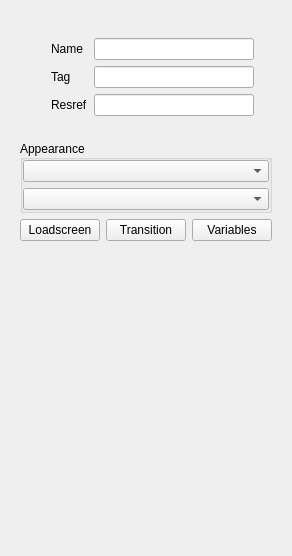
<?xml version="1.0" encoding="UTF-8"?>
<ui version="4.0">
 <class>DoorGeneralView</class>
 <widget class="QWidget" name="DoorGeneralView">
  <property name="geometry">
   <rect>
    <x>0</x>
    <y>0</y>
    <width>221</width>
    <height>556</height>
   </rect>
  </property>
  <property name="windowTitle">
   <string>Form</string>
  </property>
  <layout class="QHBoxLayout" name="horizontalLayout">
   <item>
    <widget class="QWidget" name="widget" native="true">
     <layout class="QVBoxLayout" name="verticalLayout">
      <item>
       <widget class="QWidget" name="widget_5" native="true">
        <property name="sizePolicy">
         <sizepolicy hsizetype="Preferred" vsizetype="Fixed">
          <horstretch>0</horstretch>
          <verstretch>0</verstretch>
         </sizepolicy>
        </property>
        <layout class="QHBoxLayout" name="horizontalLayout_4">
         <item>
          <widget class="QLabel" name="portrait">
           <property name="sizePolicy">
            <sizepolicy hsizetype="Preferred" vsizetype="Fixed">
             <horstretch>0</horstretch>
             <verstretch>0</verstretch>
            </sizepolicy>
           </property>
           <property name="text">
            <string/>
           </property>
          </widget>
         </item>
         <item>
          <widget class="QWidget" name="widget_2" native="true">
           <property name="sizePolicy">
            <sizepolicy hsizetype="Preferred" vsizetype="Fixed">
             <horstretch>0</horstretch>
             <verstretch>0</verstretch>
            </sizepolicy>
           </property>
           <layout class="QGridLayout" name="gridLayout">
            <item row="0" column="0">
             <widget class="QLabel" name="label">
              <property name="text">
               <string>Name</string>
              </property>
             </widget>
            </item>
            <item row="0" column="1">
             <widget class="StrrefLineEdit" name="name"/>
            </item>
            <item row="1" column="0">
             <widget class="QLabel" name="label_2">
              <property name="text">
               <string>Tag</string>
              </property>
             </widget>
            </item>
            <item row="1" column="1">
             <widget class="QLineEdit" name="tag"/>
            </item>
            <item row="2" column="0">
             <widget class="QLabel" name="label_3">
              <property name="text">
               <string>Resref</string>
              </property>
             </widget>
            </item>
            <item row="2" column="1">
             <widget class="QLineEdit" name="resref"/>
            </item>
           </layout>
          </widget>
         </item>
        </layout>
       </widget>
      </item>
      <item>
       <widget class="QGroupBox" name="groupBox">
        <property name="sizePolicy">
         <sizepolicy hsizetype="Preferred" vsizetype="Fixed">
          <horstretch>0</horstretch>
          <verstretch>0</verstretch>
         </sizepolicy>
        </property>
        <property name="title">
         <string>Appearance</string>
        </property>
        <property name="alignment">
         <set>Qt::AlignLeading|Qt::AlignLeft|Qt::AlignVCenter</set>
        </property>
        <layout class="QVBoxLayout" name="verticalLayout_2">
         <property name="leftMargin">
          <number>0</number>
         </property>
         <property name="topMargin">
          <number>0</number>
         </property>
         <property name="rightMargin">
          <number>0</number>
         </property>
         <property name="bottomMargin">
          <number>0</number>
         </property>
         <item>
          <widget class="QComboBox" name="appearance"/>
         </item>
         <item>
          <widget class="QComboBox" name="generic"/>
         </item>
        </layout>
       </widget>
      </item>
      <item>
       <widget class="QWidget" name="widget_3" native="true">
        <property name="sizePolicy">
         <sizepolicy hsizetype="Preferred" vsizetype="Fixed">
          <horstretch>0</horstretch>
          <verstretch>0</verstretch>
         </sizepolicy>
        </property>
        <layout class="QHBoxLayout" name="horizontalLayout_3">
         <property name="leftMargin">
          <number>0</number>
         </property>
         <property name="topMargin">
          <number>0</number>
         </property>
         <property name="rightMargin">
          <number>0</number>
         </property>
         <property name="bottomMargin">
          <number>0</number>
         </property>
         <item>
          <widget class="QPushButton" name="transition">
           <property name="text">
            <string>Loadscreen</string>
           </property>
          </widget>
         </item>
         <item>
          <widget class="QPushButton" name="loadscreen">
           <property name="text">
            <string>Transition</string>
           </property>
          </widget>
         </item>
         <item>
          <widget class="QPushButton" name="variables">
           <property name="text">
            <string>Variables</string>
           </property>
          </widget>
         </item>
        </layout>
       </widget>
      </item>
      <item>
       <widget class="DoorProperties" name="properties" native="true"/>
      </item>
     </layout>
    </widget>
   </item>
  </layout>
 </widget>
 <customwidgets>
  <customwidget>
   <class>DoorProperties</class>
   <extends>QWidget</extends>
   <header>doorproperties.h</header>
   <container>1</container>
  </customwidget>
  <customwidget>
   <class>StrrefLineEdit</class>
   <extends>QLineEdit</extends>
   <header>../strreflineedit.h</header>
  </customwidget>
 </customwidgets>
 <resources/>
 <connections/>
</ui>
